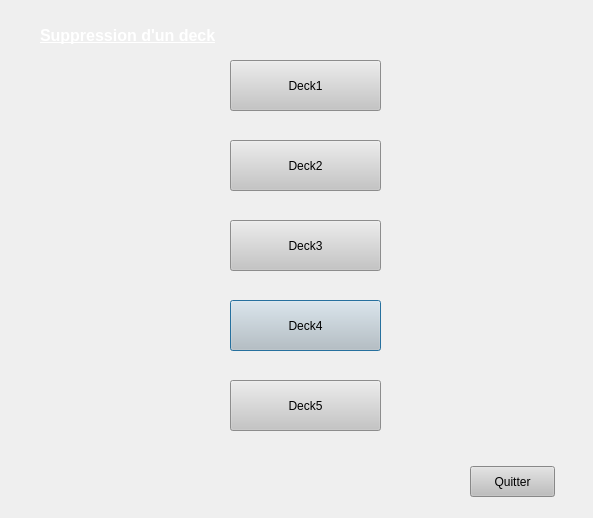
<?xml version="1.0" encoding="UTF-8"?>
<ui version="4.0">
 <class>DeleteDeckDialog</class>
 <widget class="QDialog" name="DeleteDeckDialog">
  <property name="geometry">
   <rect>
    <x>0</x>
    <y>0</y>
    <width>593</width>
    <height>518</height>
   </rect>
  </property>
  <property name="windowTitle">
   <string>Dialog</string>
  </property>
  <property name="styleSheet">
   <string notr="true"/>
  </property>
  <widget class="QPushButton" name="deck4Button">
   <property name="geometry">
    <rect>
     <x>230</x>
     <y>300</y>
     <width>151</width>
     <height>51</height>
    </rect>
   </property>
   <property name="styleSheet">
    <string notr="true">background: rgb(197, 197, 197);</string>
   </property>
   <property name="text">
    <string>Deck4</string>
   </property>
  </widget>
  <widget class="QPushButton" name="exitButton">
   <property name="geometry">
    <rect>
     <x>470</x>
     <y>466</y>
     <width>85</width>
     <height>31</height>
    </rect>
   </property>
   <property name="styleSheet">
    <string notr="true">background:rgb(190, 190, 190)</string>
   </property>
   <property name="text">
    <string>Quitter</string>
   </property>
  </widget>
  <widget class="QPushButton" name="deck5Button">
   <property name="geometry">
    <rect>
     <x>230</x>
     <y>380</y>
     <width>151</width>
     <height>51</height>
    </rect>
   </property>
   <property name="styleSheet">
    <string notr="true">background: rgb(197, 197, 197);</string>
   </property>
   <property name="text">
    <string>Deck5</string>
   </property>
  </widget>
  <widget class="QPushButton" name="deck2Button">
   <property name="geometry">
    <rect>
     <x>230</x>
     <y>140</y>
     <width>151</width>
     <height>51</height>
    </rect>
   </property>
   <property name="styleSheet">
    <string notr="true">background: rgb(197, 197, 197);</string>
   </property>
   <property name="text">
    <string>Deck2</string>
   </property>
  </widget>
  <widget class="QPushButton" name="deck3Button">
   <property name="geometry">
    <rect>
     <x>230</x>
     <y>220</y>
     <width>151</width>
     <height>51</height>
    </rect>
   </property>
   <property name="styleSheet">
    <string notr="true">background: rgb(197, 197, 197);</string>
   </property>
   <property name="text">
    <string>Deck3</string>
   </property>
  </widget>
  <widget class="QLabel" name="label">
   <property name="geometry">
    <rect>
     <x>40</x>
     <y>10</y>
     <width>191</width>
     <height>51</height>
    </rect>
   </property>
   <property name="styleSheet">
    <string notr="true">background:Transparent;
color:rgb(255, 255, 255);</string>
   </property>
   <property name="text">
    <string>&lt;html&gt;&lt;head/&gt;&lt;body&gt;&lt;p&gt;&lt;span style=&quot; font-size:12pt; font-weight:600; text-decoration: underline; color:#ffffff;&quot;&gt;Suppression d'un deck&lt;/span&gt;&lt;/p&gt;&lt;/body&gt;&lt;/html&gt;</string>
   </property>
  </widget>
  <widget class="QPushButton" name="deck1Button">
   <property name="geometry">
    <rect>
     <x>230</x>
     <y>60</y>
     <width>151</width>
     <height>51</height>
    </rect>
   </property>
   <property name="styleSheet">
    <string notr="true">background: rgb(197, 197, 197);</string>
   </property>
   <property name="text">
    <string>Deck1</string>
   </property>
  </widget>
 </widget>
 <resources/>
 <connections/>
</ui>
